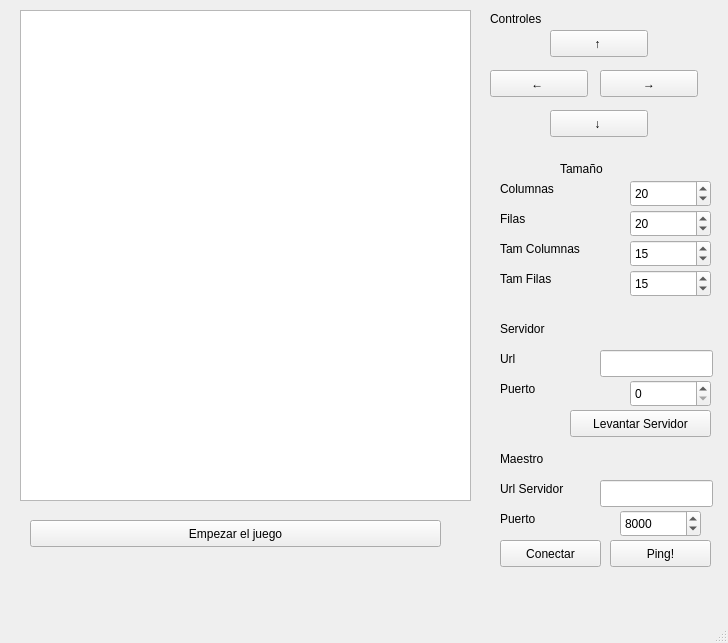
<?xml version="1.0" encoding="UTF-8"?>
<ui version="4.0">
 <class>MainWindow</class>
 <widget class="QMainWindow" name="MainWindow">
  <property name="geometry">
   <rect>
    <x>0</x>
    <y>0</y>
    <width>728</width>
    <height>643</height>
   </rect>
  </property>
  <property name="windowTitle">
   <string>JuegoSnake</string>
  </property>
  <widget class="QWidget" name="centralwidget">
   <widget class="QPushButton" name="pushButton">
    <property name="geometry">
     <rect>
      <x>30</x>
      <y>520</y>
      <width>411</width>
      <height>27</height>
     </rect>
    </property>
    <property name="text">
     <string>Empezar el juego</string>
    </property>
   </widget>
   <widget class="QWidget" name="widget" native="true">
    <property name="geometry">
     <rect>
      <x>480</x>
      <y>10</y>
      <width>231</width>
      <height>141</height>
     </rect>
    </property>
    <property name="styleSheet">
     <string notr="true"/>
    </property>
    <widget class="QPushButton" name="pushButton_2">
     <property name="geometry">
      <rect>
       <x>70</x>
       <y>100</y>
       <width>98</width>
       <height>27</height>
      </rect>
     </property>
     <property name="text">
      <string>↓ </string>
     </property>
    </widget>
    <widget class="QPushButton" name="pushButton_4">
     <property name="geometry">
      <rect>
       <x>10</x>
       <y>60</y>
       <width>98</width>
       <height>27</height>
      </rect>
     </property>
     <property name="text">
      <string>← </string>
     </property>
    </widget>
    <widget class="QPushButton" name="pushButton_6">
     <property name="geometry">
      <rect>
       <x>120</x>
       <y>60</y>
       <width>98</width>
       <height>27</height>
      </rect>
     </property>
     <property name="text">
      <string> → </string>
     </property>
    </widget>
    <widget class="QPushButton" name="pushButton_5">
     <property name="geometry">
      <rect>
       <x>70</x>
       <y>20</y>
       <width>98</width>
       <height>27</height>
      </rect>
     </property>
     <property name="text">
      <string>↑ </string>
     </property>
    </widget>
    <widget class="QLabel" name="label">
     <property name="geometry">
      <rect>
       <x>10</x>
       <y>0</y>
       <width>81</width>
       <height>17</height>
      </rect>
     </property>
     <property name="text">
      <string>Controles</string>
     </property>
    </widget>
   </widget>
   <widget class="QWidget" name="widget_2" native="true">
    <property name="geometry">
     <rect>
      <x>480</x>
      <y>160</y>
      <width>241</width>
      <height>151</height>
     </rect>
    </property>
    <property name="styleSheet">
     <string notr="true"/>
    </property>
    <widget class="QLabel" name="label_2">
     <property name="geometry">
      <rect>
       <x>80</x>
       <y>0</y>
       <width>66</width>
       <height>17</height>
      </rect>
     </property>
     <property name="text">
      <string>Tamaño</string>
     </property>
    </widget>
    <widget class="QSpinBox" name="spinBox">
     <property name="geometry">
      <rect>
       <x>150</x>
       <y>20</y>
       <width>81</width>
       <height>27</height>
      </rect>
     </property>
     <property name="value">
      <number>20</number>
     </property>
    </widget>
    <widget class="QSpinBox" name="spinBox_2">
     <property name="geometry">
      <rect>
       <x>150</x>
       <y>50</y>
       <width>81</width>
       <height>27</height>
      </rect>
     </property>
     <property name="singleStep">
      <number>5</number>
     </property>
     <property name="value">
      <number>20</number>
     </property>
    </widget>
    <widget class="QSpinBox" name="spinBox_4">
     <property name="geometry">
      <rect>
       <x>150</x>
       <y>80</y>
       <width>81</width>
       <height>27</height>
      </rect>
     </property>
     <property name="value">
      <number>15</number>
     </property>
    </widget>
    <widget class="QSpinBox" name="spinBox_3">
     <property name="geometry">
      <rect>
       <x>150</x>
       <y>110</y>
       <width>81</width>
       <height>27</height>
      </rect>
     </property>
     <property name="value">
      <number>15</number>
     </property>
    </widget>
    <widget class="QLabel" name="label_3">
     <property name="geometry">
      <rect>
       <x>20</x>
       <y>20</y>
       <width>81</width>
       <height>17</height>
      </rect>
     </property>
     <property name="text">
      <string>Columnas</string>
     </property>
    </widget>
    <widget class="QLabel" name="label_4">
     <property name="geometry">
      <rect>
       <x>20</x>
       <y>50</y>
       <width>66</width>
       <height>17</height>
      </rect>
     </property>
     <property name="text">
      <string>Filas</string>
     </property>
    </widget>
    <widget class="QLabel" name="label_5">
     <property name="geometry">
      <rect>
       <x>20</x>
       <y>80</y>
       <width>111</width>
       <height>17</height>
      </rect>
     </property>
     <property name="text">
      <string>Tam Columnas</string>
     </property>
    </widget>
    <widget class="QLabel" name="label_6">
     <property name="geometry">
      <rect>
       <x>20</x>
       <y>110</y>
       <width>121</width>
       <height>17</height>
      </rect>
     </property>
     <property name="text">
      <string>Tam Filas</string>
     </property>
    </widget>
   </widget>
   <widget class="QListWidget" name="listWidget">
    <property name="geometry">
     <rect>
      <x>20</x>
      <y>10</y>
      <width>451</width>
      <height>491</height>
     </rect>
    </property>
    <property name="autoFillBackground">
     <bool>false</bool>
    </property>
   </widget>
   <widget class="QWidget" name="widget_3" native="true">
    <property name="geometry">
     <rect>
      <x>480</x>
      <y>320</y>
      <width>241</width>
      <height>121</height>
     </rect>
    </property>
    <property name="styleSheet">
     <string notr="true"/>
    </property>
    <widget class="QLabel" name="label_7">
     <property name="geometry">
      <rect>
       <x>20</x>
       <y>0</y>
       <width>66</width>
       <height>17</height>
      </rect>
     </property>
     <property name="text">
      <string>Servidor</string>
     </property>
    </widget>
    <widget class="QSpinBox" name="spinBox_7">
     <property name="geometry">
      <rect>
       <x>150</x>
       <y>60</y>
       <width>81</width>
       <height>27</height>
      </rect>
     </property>
    </widget>
    <widget class="QLabel" name="label_9">
     <property name="geometry">
      <rect>
       <x>20</x>
       <y>30</y>
       <width>66</width>
       <height>17</height>
      </rect>
     </property>
     <property name="text">
      <string>Url</string>
     </property>
    </widget>
    <widget class="QLabel" name="label_10">
     <property name="geometry">
      <rect>
       <x>20</x>
       <y>60</y>
       <width>111</width>
       <height>17</height>
      </rect>
     </property>
     <property name="text">
      <string>Puerto</string>
     </property>
    </widget>
    <widget class="QLineEdit" name="lineEdit">
     <property name="geometry">
      <rect>
       <x>120</x>
       <y>30</y>
       <width>113</width>
       <height>27</height>
      </rect>
     </property>
    </widget>
    <widget class="QPushButton" name="pushButton_3">
     <property name="geometry">
      <rect>
       <x>90</x>
       <y>90</y>
       <width>141</width>
       <height>27</height>
      </rect>
     </property>
     <property name="text">
      <string>Levantar Servidor</string>
     </property>
    </widget>
   </widget>
   <widget class="QWidget" name="widget_4" native="true">
    <property name="geometry">
     <rect>
      <x>480</x>
      <y>450</y>
      <width>241</width>
      <height>121</height>
     </rect>
    </property>
    <property name="styleSheet">
     <string notr="true"/>
    </property>
    <widget class="QLabel" name="label_8">
     <property name="geometry">
      <rect>
       <x>20</x>
       <y>0</y>
       <width>66</width>
       <height>17</height>
      </rect>
     </property>
     <property name="text">
      <string>Maestro</string>
     </property>
    </widget>
    <widget class="QSpinBox" name="spinBox_8">
     <property name="geometry">
      <rect>
       <x>140</x>
       <y>60</y>
       <width>81</width>
       <height>27</height>
      </rect>
     </property>
     <property name="maximum">
      <number>10000</number>
     </property>
     <property name="value">
      <number>8000</number>
     </property>
    </widget>
    <widget class="QLabel" name="label_11">
     <property name="geometry">
      <rect>
       <x>20</x>
       <y>30</y>
       <width>91</width>
       <height>17</height>
      </rect>
     </property>
     <property name="text">
      <string>Url Servidor</string>
     </property>
    </widget>
    <widget class="QLabel" name="label_12">
     <property name="geometry">
      <rect>
       <x>20</x>
       <y>60</y>
       <width>111</width>
       <height>17</height>
      </rect>
     </property>
     <property name="text">
      <string>Puerto</string>
     </property>
    </widget>
    <widget class="QLineEdit" name="lineEdit_2">
     <property name="geometry">
      <rect>
       <x>120</x>
       <y>30</y>
       <width>113</width>
       <height>27</height>
      </rect>
     </property>
    </widget>
    <widget class="QPushButton" name="pushButton_7">
     <property name="geometry">
      <rect>
       <x>20</x>
       <y>90</y>
       <width>101</width>
       <height>27</height>
      </rect>
     </property>
     <property name="text">
      <string>Conectar</string>
     </property>
    </widget>
    <widget class="QPushButton" name="pushButton_8">
     <property name="geometry">
      <rect>
       <x>130</x>
       <y>90</y>
       <width>101</width>
       <height>27</height>
      </rect>
     </property>
     <property name="text">
      <string>Ping!</string>
     </property>
    </widget>
   </widget>
   <widget class="QWidget" name="gridLayoutWidget">
    <property name="geometry">
     <rect>
      <x>20</x>
      <y>10</y>
      <width>351</width>
      <height>311</height>
     </rect>
    </property>
    <layout class="QGridLayout" name="gridLayout">
     <property name="leftMargin">
      <number>0</number>
     </property>
     <property name="horizontalSpacing">
      <number>6</number>
     </property>
    </layout>
   </widget>
  </widget>
  <widget class="QMenuBar" name="menubar">
   <property name="geometry">
    <rect>
     <x>0</x>
     <y>0</y>
     <width>728</width>
     <height>25</height>
    </rect>
   </property>
  </widget>
  <widget class="QStatusBar" name="statusbar"/>
 </widget>
 <resources/>
 <connections/>
</ui>
